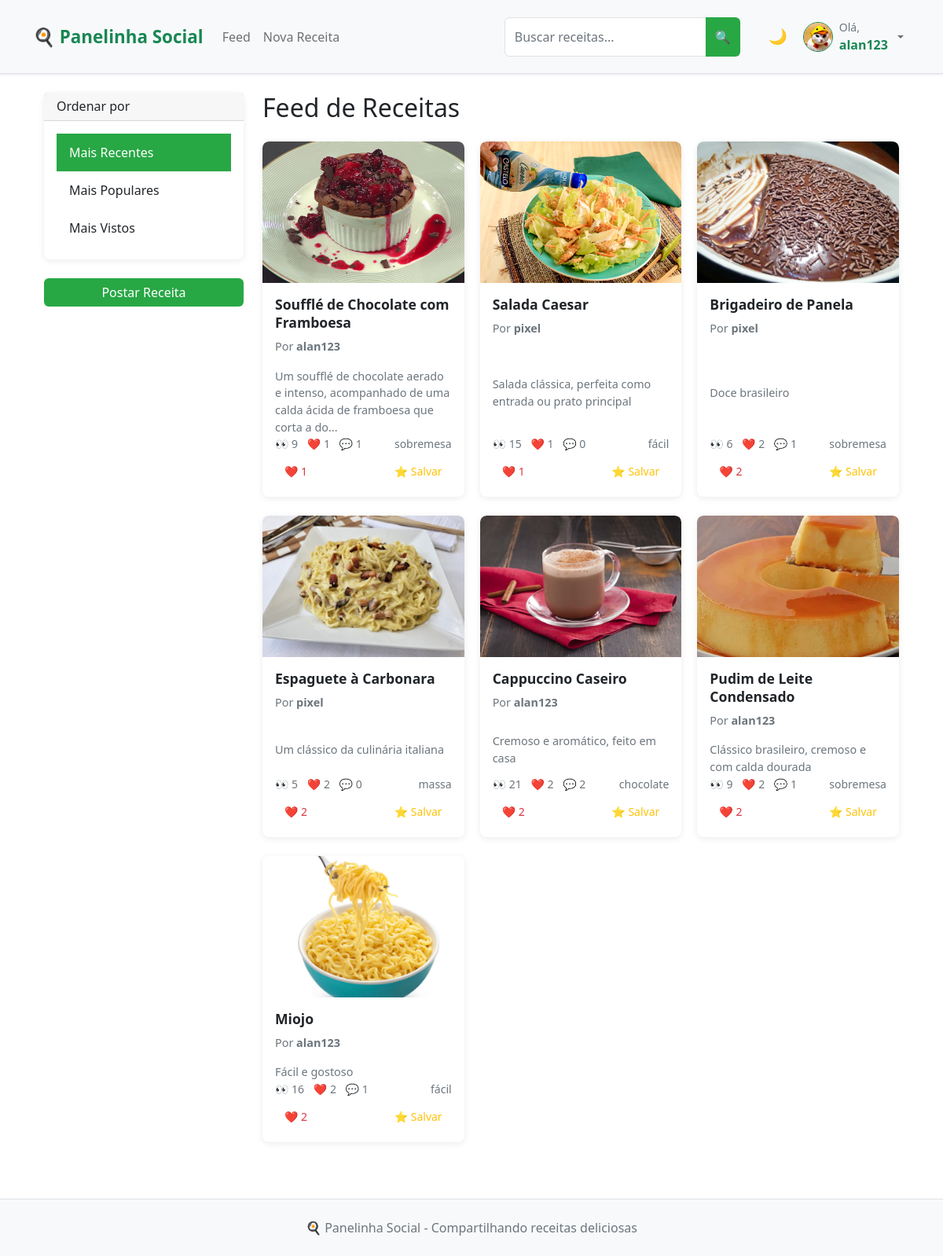
Before: /feed (signed in) with the older database file.
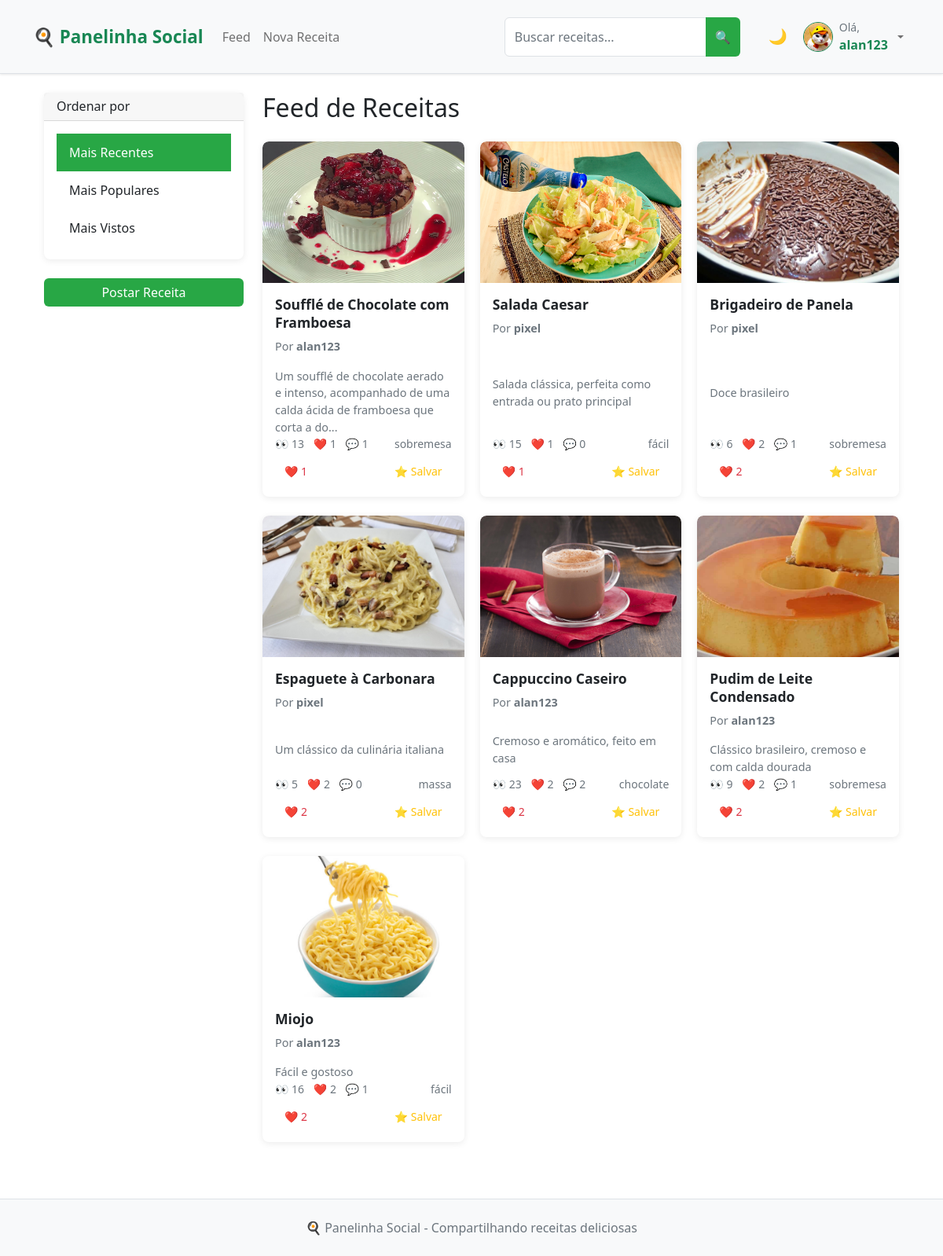
After: the same page with the newer database file.
### app.py (models this page shows, shortened)
class User(UserMixin, db.Model):
    __tablename__ = 'user'
    id = db.Column(db.Integer, primary_key=True)
    username = db.Column(db.String(64), unique=True, nullable=False, index=True)
    email = db.Column(db.String(120), unique=True, nullable=False, index=True)
    password_hash = db.Column(db.String(128))
    bio = db.Column(db.Text)
    profile_picture = db.Column(db.String(200))
    created_at = db.Column(db.DateTime, default=datetime.utcnow)
    recipes = db.relationship('Recipe', backref='author', lazy='select')
    likes = db.relationship('Like', backref='user', lazy='select')
    comments = db.relationship('Comment', backref='user', lazy='select')
    saved_recipes = db.relationship('SavedRecipe', backref='user', lazy='select')

class Recipe(db.Model):
    __tablename__ = 'recipe'
    id = db.Column(db.Integer, primary_key=True)
    title = db.Column(db.String(100), nullable=False, index=True)
    description = db.Column(db.Text)
    ingredients = db.Column(db.Text)
    steps = db.Column(db.Text)
    image = db.Column(db.String(200))
    categories = db.Column(db.String(200))
    difficulty = db.Column(db.String(20), nullable=False, default='Fácil', index=True)  # NOVO CAMPO
    is_draft = db.Column(db.Boolean, default=False, index=True)
    created_at = db.Column(db.DateTime, default=datetime.utcnow, index=True)
    updated_at = db.Column(db.DateTime, default=datetime.utcnow, onupdate=datetime.utcnow)
    views = db.Column(db.Integer, default=0, index=True)
    user_id = db.Column(db.Integer, db.ForeignKey('user.id'), nullable=False, index=True)
    likes = db.relationship('Like', backref='recipe', lazy='select')
    comments = db.relationship('Comment', backref='recipe', lazy='select')
    saved_by = db.relationship('SavedRecipe', backref='recipe', lazy='select')
    def like_count(self):
        if hasattr(self, '_like_count'):
            return self._like_count
        return len(self.likes)
    def comment_count(self):
        if hasattr(self, '_comment_count'):
            return self._comment_count
        return len(self.comments)

### app.py (the view)
@app.route('/feed')
@login_required
def feed():
    sort_by = request.args.get('sort', 'recent')
    recipes_query = Recipe.query.filter_by(is_draft=False)
    if sort_by == 'popular':
        recipes_query = recipes_query.outerjoin(Like).group_by(Recipe.id).order_by(func.count(Like.id).desc())
    elif sort_by == 'views':
        recipes_query = recipes_query.order_by(Recipe.views.desc())
    else:
        recipes_query = recipes_query.order_by(Recipe.created_at.desc())
    recipes = get_recipes_with_counts(recipes_query)
    return render_template('feed.html', title='Feed', recipes=recipes, sort_by=sort_by)

### app.py (called while the page is built)
@login_manager.user_loader
def load_user(id):
    return User.query.get(int(id))

### templates/feed.html (shortened to what this page needs)
{% extends "base.html" %}
{% block content %}
<div class="container-fluid">
    <div class="row">
        <div class="col-md-3">
            <div class="card mb-4">
                <div class="card-header">
                    <h6 class="mb-0">Ordenar por</h6>
                </div>
                <div class="card-body">
                    <div class="list-group list-group-flush">
                        <a href="{{ url_for('feed', sort='recent') }}"
                           class="list-group-item list-group-item-action {% if sort_by == 'recent' %}active{% endif %}">
                            Mais Recentes
                        </a>
                        <a href="{{ url_for('feed', sort='popular') }}"
                           class="list-group-item list-group-item-action {% if sort_by == 'popular' %}active{% endif %}">
                            Mais Populares
                        </a>
                        <a href="{{ url_for('feed', sort='views') }}"
                           class="list-group-item list-group-item-action {% if sort_by == 'views' %}active{% endif %}">
                            Mais Vistos
                        </a>
                    </div>
                </div>
            </div>
            <div class="d-grid">
                <a href="{{ url_for('new_recipe') }}" class="btn btn-success">
                    Postar Receita
                </a>
            </div>
        </div>
        <div class="col-md-9">
            <h2 class="mb-4">Feed de Receitas</h2>
            {% if recipes %}
                <div class="row">
                    {% for recipe in recipes %}
                        <div class="col-xl-4 col-lg-6 col-md-6 mb-4">
                            <div class="card h-100 recipe-card">
                                <a href="{{ url_for('recipe_detail', recipe_id=recipe.id) }}" class="text-decoration-none">
                                    {% if recipe.image %}
                                        <img src="{{ url_for('static', filename='uploads/' + recipe.image) }}"
                                             class="card-img-top" alt="{{ recipe.title }}">
                                    {% else %}
                                        <div class="card-img-top bg-light d-flex align-items-center justify-content-center"
                                             style="height: 200px;">
                                            <span class="text-muted">Sem imagem</span>
                                        </div>
                                    {% endif %}
                                </a>
                                <div class="card-body d-flex flex-column">
                                    <a href="{{ url_for('recipe_detail', recipe_id=recipe.id) }}" class="text-decoration-none text-dark">
                                        <h5 class="card-title">{{ recipe.title }}</h5>
                                    </a>
                                    <p class="card-text text-muted small">
                                        Por <strong>{{ recipe.author.username }}</strong>
                                    </p>
                                    <a href="{{ url_for('recipe_detail', recipe_id=recipe.id) }}" class="text-decoration-none text-dark flex-grow-1">
                                        <p class="card-text">{{ recipe.description[:100] }}{% if recipe.description|length > 100 %}...{% endif %}</p>
                                    </a>
                                    <div class="mt-auto">
                                        <div class="d-flex justify-content-between align-items-center mb-2">
                                            <div class="text-muted small">
                                                <span class="me-2">👀 {{ recipe.views }}</span>
                                                <span class="me-2">❤️ {{ recipe.like_count() }}</span>
                                                <span>💬 {{ recipe.comment_count() }}</span>
                                            </div>
                                            {% if recipe.categories %}
                                                <small class="text-muted">
                                                    {{ recipe.categories.split(',')[0] }}
                                                </small>
                                            {% endif %}
                                        </div>
                                        <div class="d-flex justify-content-between">
                                            <button class="btn btn-sm btn-outline-danger like-btn"
                                                    data-recipe-id="{{ recipe.id }}">
                                                ❤️ <span class="like-count">{{ recipe.like_count() }}</span>
                                            </button>
                                            <button class="btn btn-sm btn-outline-warning save-btn"
                                                    data-recipe-id="{{ recipe.id }}">
                                                ⭐ Salvar
                                            </button>
                                        </div>
                                    </div>
                                </div>
                            </div>
                        </div>
                    {% endfor %}
                </div>
            {% endif %}
        </div>
    </div>
</div>
{% endblock %}

### templates/base.html (shortened to what this page needs)
<!DOCTYPE html>
<html lang="pt-br">
<head>
    <link href="https://cdn.jsdelivr.net/npm/bootstrap@5.1.3/dist/css/bootstrap.min.css" rel="stylesheet">
    <link rel="stylesheet" href="{{ url_for('static', filename='css/style.css') }}">
</head>
<body>
    <nav class="navbar navbar-expand-lg navbar-light bg-light border-bottom">
        <div class="container">
            <a class="navbar-brand fw-bold text-success" href="{{ url_for('index') }}">
                🍳 Panelinha Social
            </a>
            <div class="collapse navbar-collapse" id="navbarNav">
                <ul class="navbar-nav me-auto">
                    {% if current_user.is_authenticated %}
                        <li class="nav-item">
                            <a class="nav-link" href="{{ url_for('feed') }}">Feed</a>
                        </li>
                        <li class="nav-item">
                            <a class="nav-link" href="{{ url_for('new_recipe') }}">Nova Receita</a>
                        </li>
                    {% endif %}
                </ul>
                <form class="d-flex me-3" action="{{ url_for('search') }}" method="GET">
                    <div class="input-group" style="min-width: 250px;">
                        <input type="text"
                            name="q"
                            class="form-control"
                            placeholder="Buscar receitas..."
                            value="{{ request.args.get('q', '') }}"
                            aria-label="Buscar receitas">
                        <button class="btn btn-success" type="submit" title="Buscar receitas">
                            🔍
                        </button>
                    </div>
                </form>
                <div class="navbar-nav ms-2">
                    <button class="btn btn-outline-secondary btn-sm" id="darkModeToggle" title="Modo Noturno">
                    </button>
                </div>
                <div class="navbar-nav">
                    {% if current_user.is_authenticated %}
                        <div class="nav-item dropdown">
                            <a class="nav-link dropdown-toggle d-flex align-items-center gap-2" href="#" role="button" data-bs-toggle="dropdown">
                                <div class="position-relative">
                                    {% if current_user.profile_picture %}
                                        <img src="{{ url_for('static', filename='uploads/' + current_user.profile_picture) }}"
                                            class="rounded-circle border border-success"
                                            style="width: 38px; height: 38px; object-fit: cover;"
                                            alt="Foto de perfil">
                                    {% else %}
                                        <div class="rounded-circle bg-light d-flex align-items-center justify-content-center border border-success"
                                            style="width: 38px; height: 38px;">
                                            <span class="text-muted">👤</span>
                                        </div>
                                    {% endif %}
                                </div>
                                <div class="d-none d-lg-flex flex-column align-items-start">
                                    <span class="small text-muted">Olá,</span>
                                    <strong class="text-success">{{ current_user.username }}</strong>
                                </div>
                            </a>
                        </div>
                    {% else %}
                        <a class="nav-link" href="{{ url_for('login') }}">Entrar</a>
                        <a class="nav-link" href="{{ url_for('register') }}">Cadastrar</a>
                    {% endif %}
                </div>
            </div>
        </div>
    </nav>
    <div class="container mt-4">
        {% block content %}{% endblock %}
    </div>
    <footer class="bg-light text-center text-muted py-4 mt-5 border-top">
        <div class="container">
            <p class="mb-0">🍳 Panelinha Social - Compartilhando receitas deliciosas</p>
        </div>
    </footer>
</body>
</html>

### static/css/style.css (style rules this page uses)
:root { --primary-color: #28a745; --primary-hover: #218838; --light-bg: #f8f9fa; --card-shadow: 0 2px 8px rgba(0, 0, 0, 0.08); --card-hover-shadow: 0 4px 12px rgba(0, 0, 0, 0.12); }
* { box-sizing: border-box; }
body { background-color: var(--light-bg); font-family: system-ui, -apple-system, sans-serif; line-height: 1.5; margin: 0; padding: 0; }
.container-fluid { padding: 0 15px; }
.recipe-card { border: none; border-radius: 8px; box-shadow: var(--card-shadow); transition: box-shadow 0.2s ease; background: white; overflow: hidden; height: 100%; }
.card-img-top { border-radius: 8px 8px 0 0; height: 180px; object-fit: cover; width: 100%; }
.card-body { padding: 1rem; display: flex; flex-direction: column; height: 100%; }
.card-title { font-size: 1.1rem; font-weight: 600; margin-bottom: 0.5rem; line-height: 1.3; }
.card-text { font-size: 0.9rem; color: #6c757d; flex-grow: 1; }
.btn { border-radius: 6px; font-weight: 500; transition: all 0.15s ease; border: none; }
.btn-success { background-color: var(--primary-color); }
.btn-sm { padding: 0.375rem 0.75rem; font-size: 0.875rem; }
.row { display: flex; flex-wrap: wrap; margin: 0 -10px; }
.col-xl-4, .col-lg-6, .col-md-6 { padding: 0 10px; margin-bottom: 20px; }
.navbar { padding: 1rem 0; box-shadow: 0 1px 3px rgba(0,0,0,0.1); }
.navbar-brand { font-weight: 700; font-size: 1.4rem; }
.card { border: none; border-radius: 8px; box-shadow: var(--card-shadow); }
.list-group-item { border: none; padding: 0.75rem 1rem; transition: background-color 0.15s ease; }
.list-group-item.active { background-color: var(--primary-color); border-color: var(--primary-color); }
.form-control { border-radius: 6px; border: 1px solid #dee2e6; padding: 0.75rem; transition: border-color 0.15s ease; }
footer { margin-top: 3rem; padding: 2rem 0; background: white; border-top: 1px solid #dee2e6; }
@media (max-width: 1200px) { .container-fluid { padding: 0 12px; } }
img { max-width: 100%; height: auto; }
.text-muted { color: #6c757d !important; }

### templates/base.html (style rules this page uses)
:root { --bg-color: #ffffff; --text-color: #212529; --card-bg: #ffffff; --border-color: #dee2e6; --success-color: #198754; --header-bg: #f8f9fa; --ingredient-bg: #f8f9fa; --ingredient-text: #212529; }
body.loaded * { transition: all 0.3s ease; }
body { background-color: var(--bg-color); color: var(--text-color); min-height: 100vh; }
#darkModeToggle { border: none; background: transparent; font-size: 1.2em; padding: 0.375rem 0.75rem; transition: all 0.3s ease; }

Changed rows visible on the page:
changed Recipe "Soufflé de Chocolate com Framboesa": views "9" → "13"
changed Recipe "Cappuccino Caseiro": views "21" → "23"
